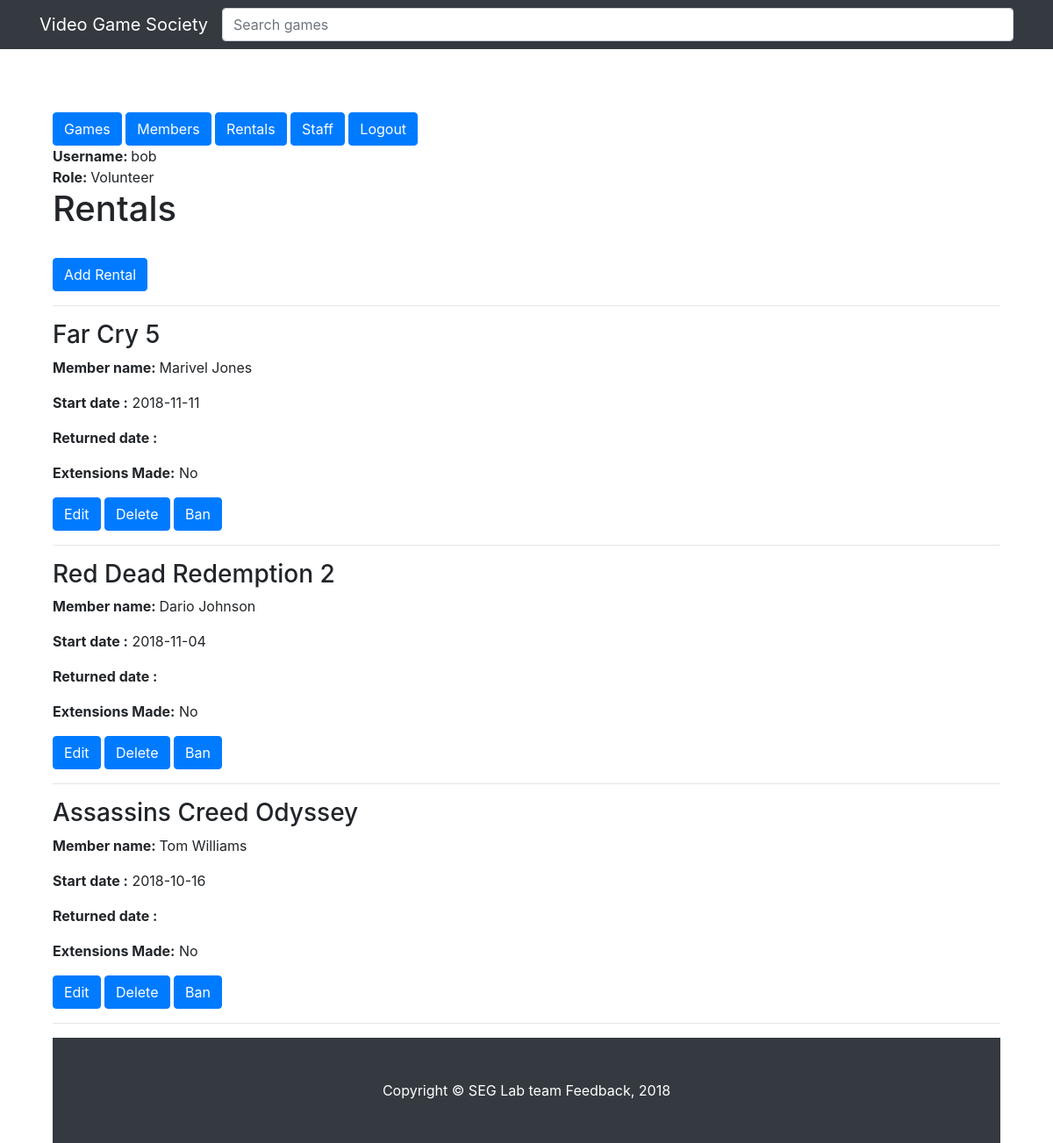
The app's page /public/rentals/index.php (signed in) with its own data.
### tables this page shows
CREATE TABLE Rentals(
                      Rental_ID      INT     NOT NULL AUTO_INCREMENT,
                      Member_ID      INT,
                      Game_ID        INT,
                      Start_Date     DATE    NOT NULL,
                      Returned_Date  DATE,
                      Extension_Made BOOLEAN NOT NULL,

                      PRIMARY KEY (Rental_ID),
                      FOREIGN KEY (Member_ID) REFERENCES Members (Member_ID) ON DELETE CASCADE ON UPDATE CASCADE,
                      FOREIGN KEY (Game_ID) REFERENCES Games (Game_ID) ON DELETE CASCADE ON UPDATE CASCADE

);

CREATE TABLE Games(
                    Game_ID      INT         NOT NULL AUTO_INCREMENT,
                    Title        VARCHAR(32) NOT NULL,
                    Genre        VARCHAR(32),
                    Release_Year DATE        NOT NULL,
                    Description  VARCHAR(1024),
                    FormatOfGame VARCHAR(9),
                    Value        INT         NOT NULL,
                    isAvailable  BOOLEAN     NOT NULL,
                    
                        
                    image        VARCHAR(1024),
                    ratings      VARCHAR(255),
                    
                    PRIMARY KEY (Game_ID)

);

CREATE TABLE Members(
                      Member_ID       INT         NOT NULL AUTO_INCREMENT,
                      Name            VARCHAR(64) NOT NULL,
                      Tel             VARCHAR(15),
                      Email           VARCHAR(254),
                      Extensions_Made INT         NOT NULL,

                      PRIMARY KEY (Member_ID)
);

### private/db_functions.php (called while the page is built, shortened)
<?php
    function find_all_rentals() {
        global $db;
        $sql = "SELECT Rentals.Rental_ID, Games.Title, Members.Name, Rentals.Start_Date, Rentals.Returned_Date, Rentals.Extension_Made ";
        $sql .="FROM Rentals,Members, Games ";
        $sql .="WHERE Games.Game_ID = Rentals.Game_ID AND Members.Member_ID = Rentals.Member_ID";
        $result = mysqli_query($db, $sql);
    return $result;
  }
?>

### private/functions.php (called while the page is built, shortened)
<?php
function url_for($script_path) {
  if($script_path[0] != '/') {
    $script_path = "/" . $script_path;
  }
  return WWW_ROOT . $script_path;
}
function u($string="") {
  return urlencode($string);
}
function h($string="") {
  return htmlspecialchars($string);
}
?>

### public/rentals/index.php (the view, shortened to what this page needs)
<?php include(SHARED_PATH . '/header.php'); ?>
    <h1>Rentals</h1>
     <div class="actions">
     <br>
        <a class="btn btn-primary" href="./new.php">Add Rental</a>
    </div>
    <hr/>
    <?php  $result = find_all_rentals();    ?>
    <?php while($rental = mysqli_fetch_assoc($result)){ ?>
      <div class="row">
        <div class="col-md-6">
          <h3><?php echo h($rental['Title']); ?></h3>
          <p><b>Member name: </b><?php echo h($rental['Name']) ?></p>
          <p><b>Start date :</b> <?php echo h($rental['Start_Date']) ?></p>
          <p><b>Returned date :</b> <?php echo h($rental['Returned_Date']) ?></p>
          <p><b>Extensions Made:</b> <?php echo $rental['Extension_Made'] == '1' ? 'Yes' : 'No'; ?> </p>
          <a class="btn btn-primary" href="<?php echo url_for('./rentals/edit.php?id=' . h(u($rental['Rental_ID']))); ?>">Edit</a>
          <a class="btn btn-primary" href="<?php echo url_for('./rentals/delete.php?id=' . h(u($rental['Rental_ID']))); ?>">Delete</a>
          <a class="btn btn-primary" href="<?php echo url_for('./rentals/newBan.php?id=' . h(u($rental['Rental_ID']))); ?>">Ban</a>
       </div>
      </div>
    <hr/>
    <?php }?>
<?php include(SHARED_PATH . '/footer.php'); ?>

### public/css/gameList.css (style rules this page uses)
body { padding-top: 54px; }
@media (min-width: 992px) { body { padding-top: 56px; } }

### private/shared/header.php (style rules this page uses)
body { width:90%; margin: 0 auto; }

### records on screen
rentals: Game_ID.Title "Far Cry 5", Member_ID.Name "Marivel Jones", Start_Date "2018-11-11", Extension_Made "No"
rentals: Game_ID.Title "Red Dead Redemption 2", Member_ID.Name "Dario Johnson", Start_Date "2018-11-04", Extension_Made "No"
rentals: Game_ID.Title "Assassins Creed Odyssey", Member_ID.Name "Tom Williams", Start_Date "2018-10-16", Extension_Made "No"

### other values on screen
$_SESSION['username'] "bob"
$_SESSION['role'] "Volunteer"
